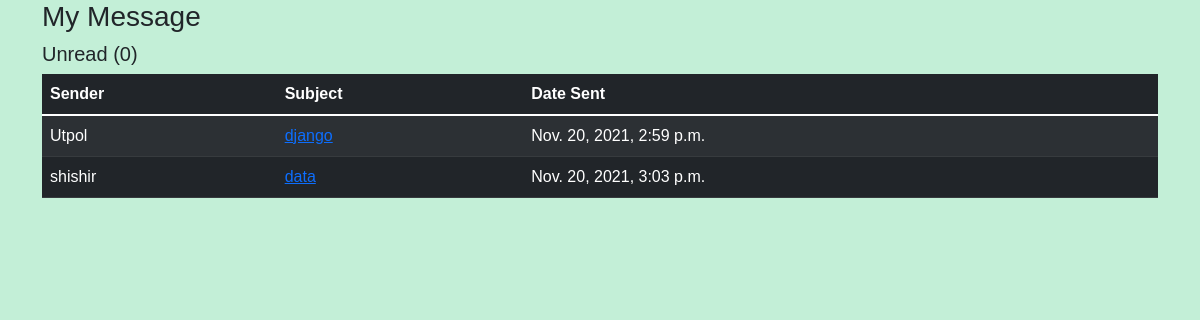
Before: /inbox/ with the older database file.
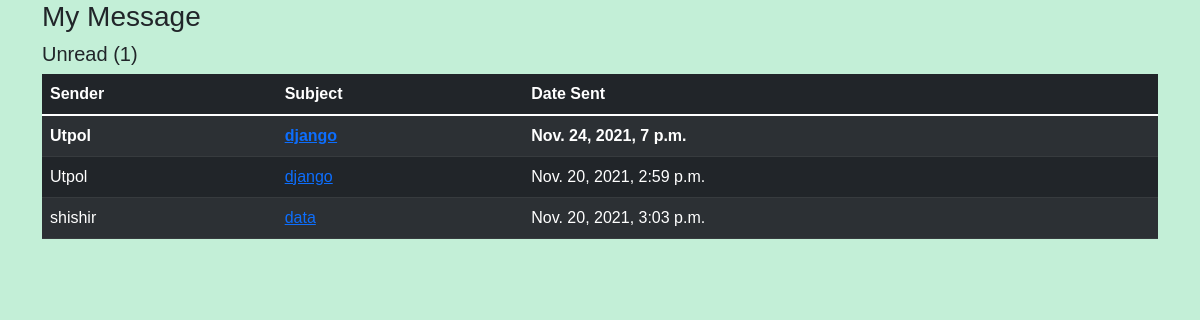
After: the same page with the newer database file.
### base/models.py (models this page shows, shortened)
class Message(models.Model):
    name = models.CharField(max_length=200, null=True)
    email = models.CharField(max_length=200, null=True)
    subject = models.CharField(max_length=200, null=True)
    message = models.TextField()
    created = models.DateTimeField(auto_now_add=True)
    is_read = models.BooleanField(default=False)
    id = models.UUIDField(default=uuid.uuid4, unique=True, primary_key=True, editable=False )

### base/views.py (the view)
# urls.py: path('inbox/',views.inboxPage, name="inbox"),
def inboxPage(request):
     inbox = Message.objects.all().order_by('is_read')
     unreadCount = Message.objects.filter(is_read=False).count()
     context = {'inbox':inbox, 'unreadCount': unreadCount}
     return render(request, 'base/inbox.html', context)

### base/templates/base/inbox.html (shortened to what this page needs)
{% extends 'base/main.html' %}
{% load static %}
{% block content %}
<div class="container">
<h3>My Message</h3>
<h5> Unread ({{unreadCount}})</h5>
<table class= "table table-dark table-striped">
    <thead>
        <tr>
            <th>Sender</th>
            <th>Subject</th>
            <th>Date Sent</th>
        </tr>
    </thead>
    <tbody>
        {% for message in inbox %}
        {% if message.is_read %}
        <tr>
            {% else %}
        <tr style="font-weight: 900;">
        {% endif%}
            <td>{{message.name}}</td>
            <td><a href="{% url 'message' message.id %}"> {{message.subject}} </td>
            <td>{{message.created}}</td>
        </tr>
        {% endfor%}
    </tbody>
</table>
</div>
{% endblock content %}

Changed rows visible on the page:
added Message: name "Utpol", subject "django", created "Nov. 24, 2021, 7 p.m."
Other visible differences:
{{ unreadCount }}: "0" → "1"
